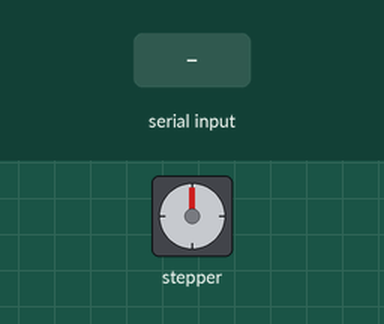
Simulated run of this program. Board: ESP32. Shown: stepper motor. Inputs (shaded band) come from the test bench. Stepper angles assume 200 steps per turn; what the program prints to the serial monitor is not drawn.

Above: at 1.2 s.
1.3 s: "speed 90\n" received over Serial
2.8 s: "set speed \n" received over Serial
4.3 s: "set accel \n" received over Serial
Timing chart, 0 to 7.3 s (numbered marks = the images above; inputs shaded):
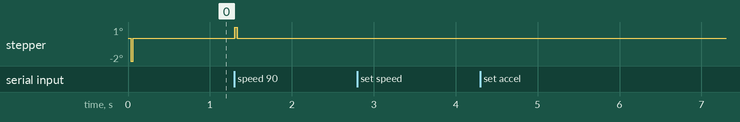

The program:

main.cpp
```cpp
/* Texas A&M University
** Created on: Feb 22, 2024
** Author: Harry Tran
** File: main.cpp
** --------
** Allows dynamic control of a stepper motor's speed, acceleration, and movement
** through serial commands. Supports commands to set speed, acceleration, move to a specific angle,
** and continuously spin or stop the motor. This example is configured for a NEMA17 stepper motor
** with 1/16 microstepping.
**
**    loop() - Main loop handling serial commands to control the stepper motor.
*/

/* system includes */
#include <Arduino.h>

/* libraries files */
#include <AccelStepper.h>

/* local files */
#include <helperMotor.h>

// Initialize the stepper library on the pins
AccelStepper stepper = AccelStepper(AccelStepper::DRIVER, stepPin, dirPin);

/**
 * @brief Setup routine to initialize serial communication and stepper motor.
 */
void setup() {
  Serial.begin(115200); // Start serial communication at 115200 baud.
  stepper.setCurrentPosition(0);
  // Set the maximum speed and acceleration:
  stepper.setMaxSpeed(6000); // steps per second
  stepper.setSpeed(100);
  stepper.setAcceleration(1000); // steps per second squared

}
/**
 * loop() - Listens for serial input and executes commands to control the motor's
 * speed, acceleration, position, and to start or stop spinning.
 */
void loop() {
  bool spinning = false;
  float speed = 0;
  if (Serial.available()) // Check if data is available to read.
  {
    String input = Serial.readStringUntil('\n'); // Read the input until a newline is received.
    if (input.startsWith("speed "))
    {
      float speed = input.substring(6).toFloat(); // Extract the speed value from the input.
      stepper.setSpeed(speed); // Set the stepper speed.
      Serial.print("--Speed set to ");
      Serial.println(speed);
    }
    else  if (input.startsWith("set speed "))
    {
        float speed = input.substring(10).toFloat(); // Convert input to float.
        stepper.setMaxSpeed(speed);
        Serial.print("--New max speed set to ");
        Serial.println(speed);
    }
    else  if (input.startsWith("set accel "))
    {
        float accel = input.substring(10).toFloat(); // Convert input to float.
        stepper.setAcceleration(accel);
        Serial.print("--New max acceleration set to ");
        Serial.println(accel);
    }
    else if (input.startsWith("where"))
    {
        Serial.print(">Current Position: ");
        Serial.println(stepper.currentPosition()); // Print the current position
    }
    else if (input.startsWith("reset"))
    {
        stepper.setCurrentPosition(0); // Reset the current position to 0
        Serial.println("--Position reset to 0.");
    }
    else if (input.startsWith("spin"))
    {
        // No target position, just spin continuously
        Serial.println("Spinning");
        stepper.move(speed);
        spinning = true;
    }
    else if (input.startsWith("stop"))
    {
        // Stop spinning by setting speed to 0
        stepper.setSpeed(0);
        spinning = false;
    }
    else  if (input.startsWith("move ")) {
        float angle = input.substring(5).toFloat(); // Convert input to float.
        long targetSteps = (angle / 360.0) * NEMA17; // Convert angle to steps for 1/16 microstepping.

        Serial.print("Moving to ");
        Serial.print(angle);
        Serial.println(" degrees.");

        stepper.moveTo(targetSteps); // Set the target position.
    }
    else{
        Serial.println("Command not found");
    }
  }


  stepper.run();

}
```

helperMotor.h
```cpp
/* Texas A&M University
** Created on: Feb 23, 2024
** Author: Harry Tran
** File: helperMotor.h
** ----------
** Motors support function
*/

#ifndef HELPERMOTOR_H
#define HELPERMOTOR_H


/* Definitions for calculating steps per revolution based on stepper characteristics
 *      stepMode: 1/2 = 2, 1/4 = 4, 1/8 = 8, 1/16 = 16
 *      stepAngle: degrees/step
 */
#define stepsPerRevolution(stepAngle, stepMode) ((int)stepMode * (int)360/(double)stepAngle)
#define NEMA17 stepsPerRevolution(1.8, 16) // NEMA17 with 1.8 degree steps and 1/16 microstepping
#define NEMA14 stepsPerRevolution(1.8, 1)  // Example for NEMA14 with FULL step

// Define the STEP and DIRECTION pin connections
#define stepPin 17
#define dirPin 21

// put function declarations here:

#endif /* HELPERMOTOR_H */
```

Measured:
- after the input at 1.3 s, stepper: goes 1° 0.03 s, then 0°, starting at once
- after the input at 2.8 s, every drawn part: stays the same
- after the input at 4.3 s, every drawn part: stays the same
